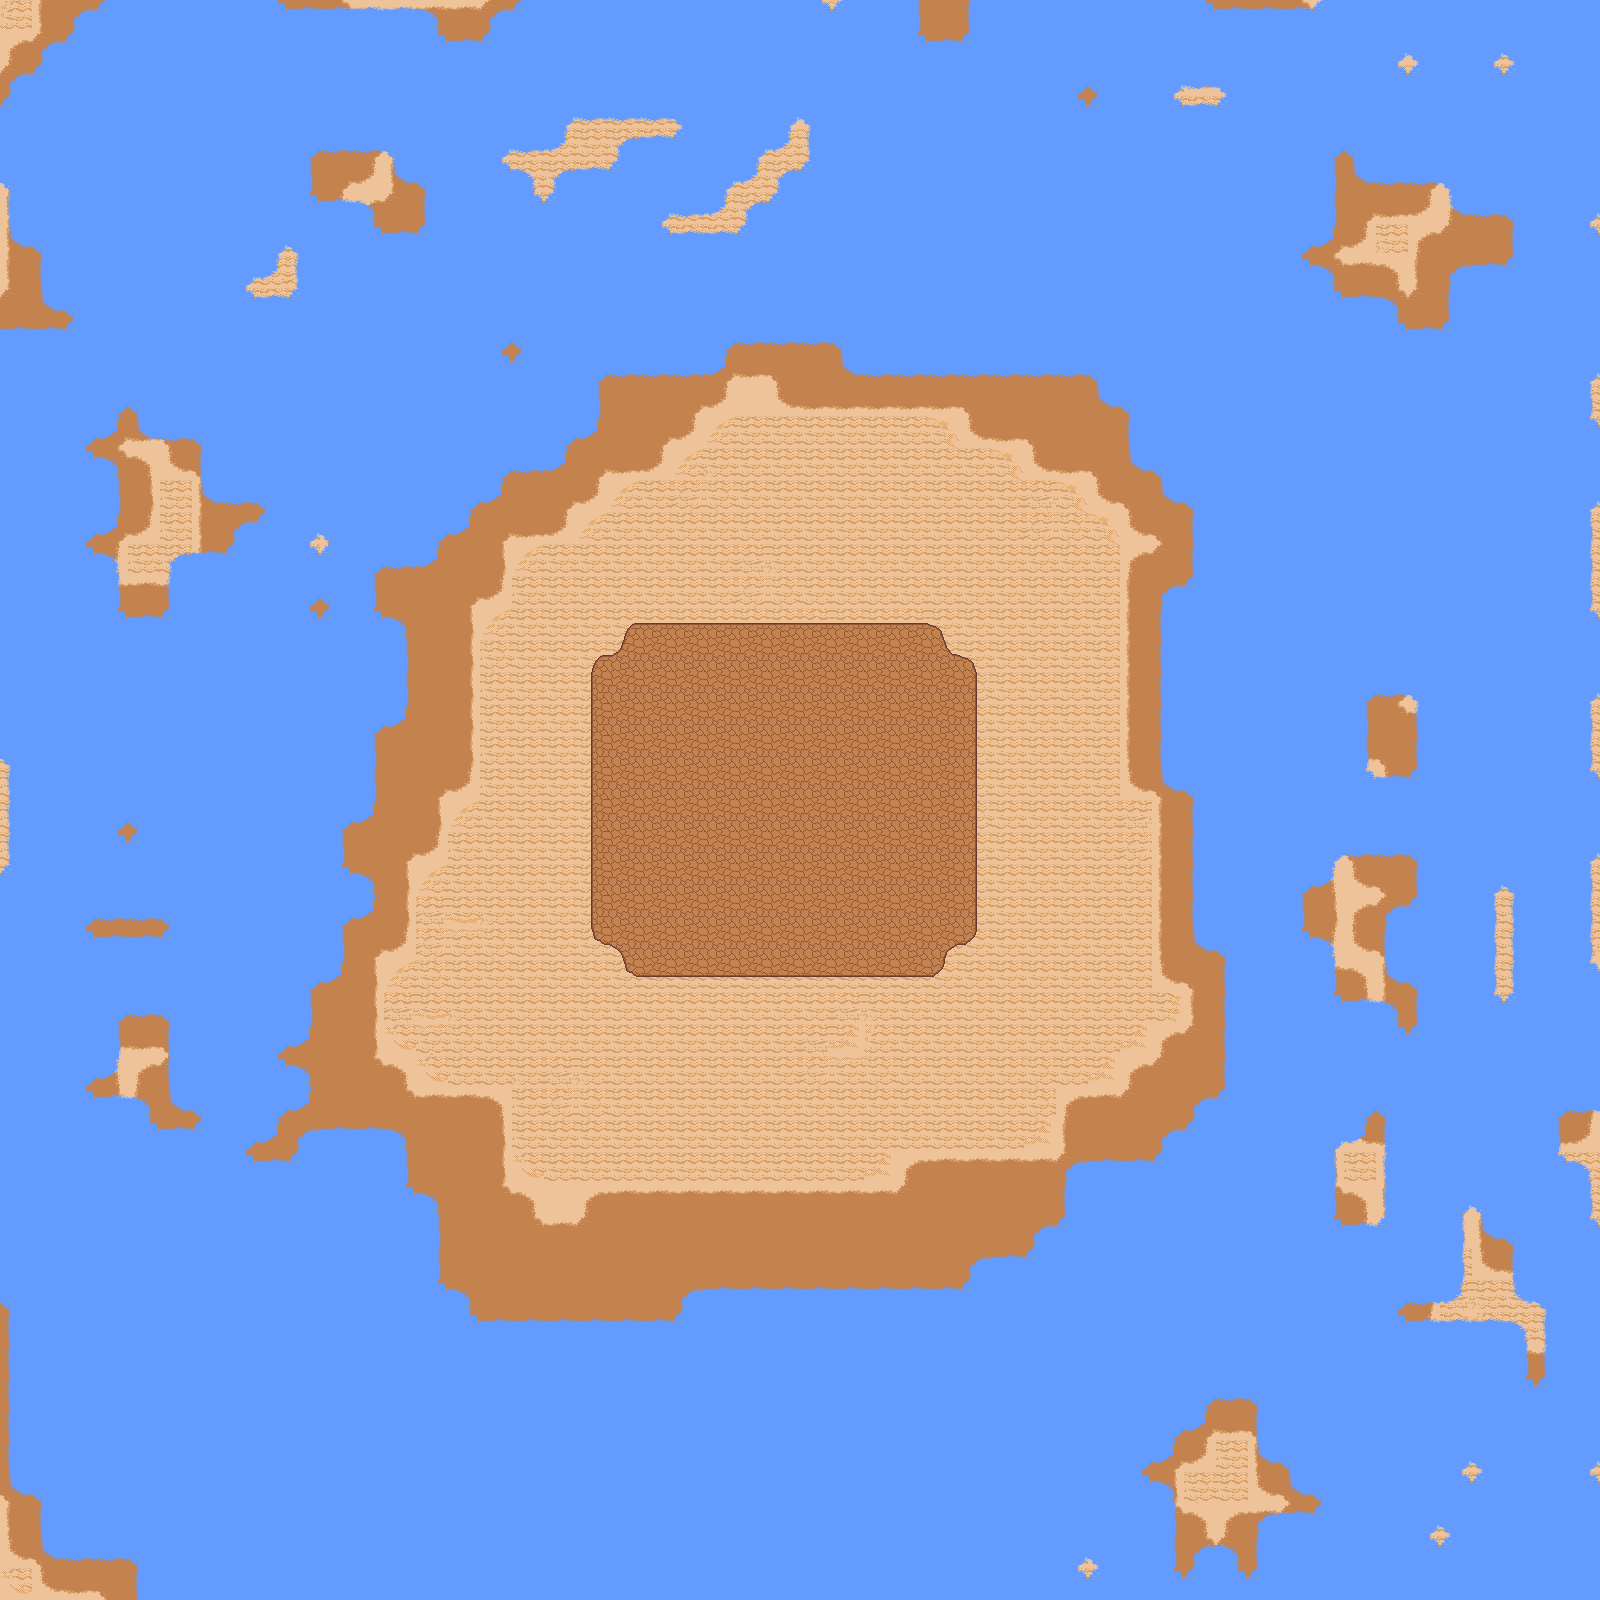

The image is a tile-based game level rendered from a .tmx file. Its description and source (layers, tilesets, objects; grid data summarised) follow:
An orthogonal 50x50 tile map with 32x32 px tiles, 4 tile layers (Sand Ripples, Wet Sand, Water, Dirt).

<map version="1.4" tiledversion="1.4.3" orientation="orthogonal" renderorder="right-down" width="50" height="50" tilewidth="32" tileheight="32" infinite="0" nextlayerid="5" nextobjectid="1">
 <tileset firstgid="1" source="../tilesets/Gather Floors 1.x.tsx" />
 <layer id="1" name="Sand Ripples" width="50" height="50">
  <data>[2500 cells, 2500 non-empty, 18 distinct tile ids]</data>
 </layer>
 <layer id="3" name="Wet Sand" width="50" height="50">
  <data>[2500 cells, 1161 non-empty, 19 distinct tile ids]</data>
 </layer>
 <layer id="2" name="Water" width="50" height="50">
  <data>[2500 cells, 1792 non-empty, 13 distinct tile ids]</data>
 </layer>
 <layer id="4" name="Dirt" width="50" height="50">
  <data>[2500 cells, 152 non-empty, 13 distinct tile ids]</data>
 </layer>
</map>
